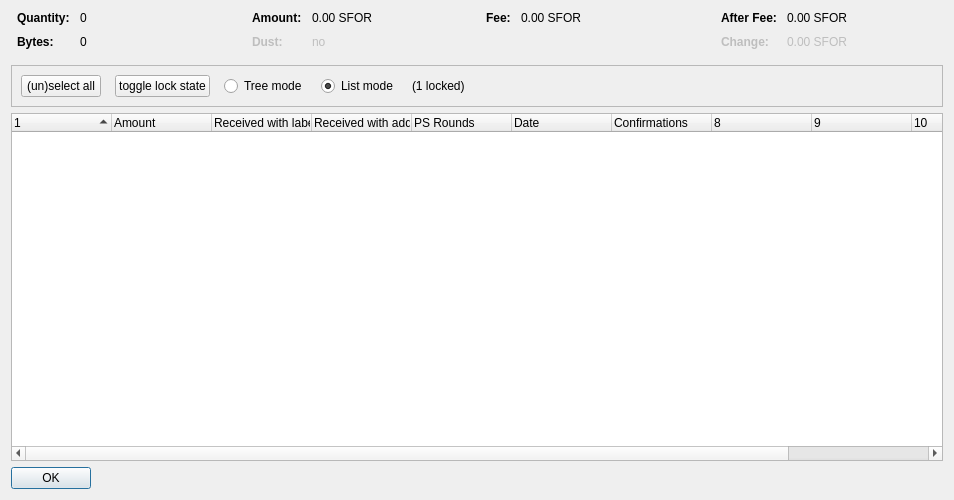
<?xml version="1.0" encoding="UTF-8"?>
<ui version="4.0">
 <class>CoinControlDialog</class>
 <widget class="QDialog" name="CoinControlDialog">
  <property name="geometry">
   <rect>
    <x>0</x>
    <y>0</y>
    <width>954</width>
    <height>500</height>
   </rect>
  </property>
  <property name="windowTitle">
   <string>Coin Selection</string>
  </property>
  <layout class="QVBoxLayout" name="verticalLayout">
   <item>
    <layout class="QHBoxLayout" name="horizontalLayoutTop" stretch="0,0,0,0">
     <property name="topMargin">
      <number>0</number>
     </property>
     <property name="bottomMargin">
      <number>10</number>
     </property>
     <item>
      <layout class="QFormLayout" name="formLayoutCoinControl1">
       <property name="horizontalSpacing">
        <number>10</number>
       </property>
       <property name="verticalSpacing">
        <number>10</number>
       </property>
       <property name="leftMargin">
        <number>6</number>
       </property>
       <property name="rightMargin">
        <number>6</number>
       </property>
       <item row="0" column="0">
        <widget class="QLabel" name="labelCoinControlQuantityText">
         <property name="font">
          <font>
           <weight>75</weight>
           <bold>true</bold>
          </font>
         </property>
         <property name="text">
          <string>Quantity:</string>
         </property>
        </widget>
       </item>
       <item row="0" column="1">
        <widget class="QLabel" name="labelCoinControlQuantity">
         <property name="cursor">
          <cursorShape>IBeamCursor</cursorShape>
         </property>
         <property name="contextMenuPolicy">
          <enum>Qt::ActionsContextMenu</enum>
         </property>
         <property name="text">
          <string notr="true">0</string>
         </property>
         <property name="textInteractionFlags">
          <set>Qt::LinksAccessibleByMouse|Qt::TextSelectableByKeyboard|Qt::TextSelectableByMouse</set>
         </property>
        </widget>
       </item>
       <item row="1" column="0">
        <widget class="QLabel" name="labelCoinControlBytesText">
         <property name="font">
          <font>
           <weight>75</weight>
           <bold>true</bold>
          </font>
         </property>
         <property name="text">
          <string>Bytes:</string>
         </property>
        </widget>
       </item>
       <item row="1" column="1">
        <widget class="QLabel" name="labelCoinControlBytes">
         <property name="cursor">
          <cursorShape>IBeamCursor</cursorShape>
         </property>
         <property name="contextMenuPolicy">
          <enum>Qt::ActionsContextMenu</enum>
         </property>
         <property name="text">
          <string notr="true">0</string>
         </property>
         <property name="textInteractionFlags">
          <set>Qt::LinksAccessibleByMouse|Qt::TextSelectableByKeyboard|Qt::TextSelectableByMouse</set>
         </property>
        </widget>
       </item>
      </layout>
     </item>
     <item>
      <layout class="QFormLayout" name="formLayoutCoinControl2">
       <property name="horizontalSpacing">
        <number>10</number>
       </property>
       <property name="verticalSpacing">
        <number>10</number>
       </property>
       <property name="leftMargin">
        <number>6</number>
       </property>
       <property name="rightMargin">
        <number>6</number>
       </property>
       <item row="0" column="0">
        <widget class="QLabel" name="labelCoinControlAmountText">
         <property name="font">
          <font>
           <weight>75</weight>
           <bold>true</bold>
          </font>
         </property>
         <property name="text">
          <string>Amount:</string>
         </property>
        </widget>
       </item>
       <item row="0" column="1">
        <widget class="QLabel" name="labelCoinControlAmount">
         <property name="cursor">
          <cursorShape>IBeamCursor</cursorShape>
         </property>
         <property name="contextMenuPolicy">
          <enum>Qt::ActionsContextMenu</enum>
         </property>
         <property name="text">
          <string notr="true">0.00 SFOR</string>
         </property>
         <property name="textInteractionFlags">
          <set>Qt::LinksAccessibleByMouse|Qt::TextSelectableByKeyboard|Qt::TextSelectableByMouse</set>
         </property>
        </widget>
       </item>
       <item row="1" column="0">
        <widget class="QLabel" name="labelCoinControlLowOutputText">
         <property name="enabled">
          <bool>false</bool>
         </property>
         <property name="font">
          <font>
           <weight>75</weight>
           <bold>true</bold>
          </font>
         </property>
         <property name="text">
          <string>Dust:</string>
         </property>
        </widget>
       </item>
       <item row="1" column="1">
        <widget class="QLabel" name="labelCoinControlLowOutput">
         <property name="enabled">
          <bool>false</bool>
         </property>
         <property name="cursor">
          <cursorShape>IBeamCursor</cursorShape>
         </property>
         <property name="contextMenuPolicy">
          <enum>Qt::ActionsContextMenu</enum>
         </property>
         <property name="text">
          <string notr="true">no</string>
         </property>
         <property name="textInteractionFlags">
          <set>Qt::LinksAccessibleByMouse|Qt::TextSelectableByKeyboard|Qt::TextSelectableByMouse</set>
         </property>
        </widget>
       </item>
      </layout>
     </item>
     <item>
      <layout class="QFormLayout" name="formLayoutCoinControl3">
       <property name="horizontalSpacing">
        <number>10</number>
       </property>
       <property name="verticalSpacing">
        <number>10</number>
       </property>
       <property name="leftMargin">
        <number>6</number>
       </property>
       <property name="rightMargin">
        <number>6</number>
       </property>
       <item row="0" column="0">
        <widget class="QLabel" name="labelCoinControlFeeText">
         <property name="font">
          <font>
           <weight>75</weight>
           <bold>true</bold>
          </font>
         </property>
         <property name="text">
          <string>Fee:</string>
         </property>
        </widget>
       </item>
       <item row="0" column="1">
        <widget class="QLabel" name="labelCoinControlFee">
         <property name="cursor">
          <cursorShape>IBeamCursor</cursorShape>
         </property>
         <property name="contextMenuPolicy">
          <enum>Qt::ActionsContextMenu</enum>
         </property>
         <property name="text">
          <string notr="true">0.00 SFOR</string>
         </property>
         <property name="textInteractionFlags">
          <set>Qt::LinksAccessibleByMouse|Qt::TextSelectableByKeyboard|Qt::TextSelectableByMouse</set>
         </property>
        </widget>
       </item>
      </layout>
     </item>
     <item>
      <layout class="QFormLayout" name="formLayoutCoinControl4">
       <property name="horizontalSpacing">
        <number>10</number>
       </property>
       <property name="verticalSpacing">
        <number>10</number>
       </property>
       <property name="leftMargin">
        <number>6</number>
       </property>
       <property name="rightMargin">
        <number>6</number>
       </property>
       <item row="0" column="0">
        <widget class="QLabel" name="labelCoinControlAfterFeeText">
         <property name="font">
          <font>
           <weight>75</weight>
           <bold>true</bold>
          </font>
         </property>
         <property name="text">
          <string>After Fee:</string>
         </property>
        </widget>
       </item>
       <item row="0" column="1">
        <widget class="QLabel" name="labelCoinControlAfterFee">
         <property name="cursor">
          <cursorShape>IBeamCursor</cursorShape>
         </property>
         <property name="contextMenuPolicy">
          <enum>Qt::ActionsContextMenu</enum>
         </property>
         <property name="text">
          <string notr="true">0.00 SFOR</string>
         </property>
         <property name="textInteractionFlags">
          <set>Qt::LinksAccessibleByMouse|Qt::TextSelectableByKeyboard|Qt::TextSelectableByMouse</set>
         </property>
        </widget>
       </item>
       <item row="1" column="0">
        <widget class="QLabel" name="labelCoinControlChangeText">
         <property name="enabled">
          <bool>false</bool>
         </property>
         <property name="font">
          <font>
           <weight>75</weight>
           <bold>true</bold>
          </font>
         </property>
         <property name="text">
          <string>Change:</string>
         </property>
        </widget>
       </item>
       <item row="1" column="1">
        <widget class="QLabel" name="labelCoinControlChange">
         <property name="enabled">
          <bool>false</bool>
         </property>
         <property name="cursor">
          <cursorShape>IBeamCursor</cursorShape>
         </property>
         <property name="contextMenuPolicy">
          <enum>Qt::ActionsContextMenu</enum>
         </property>
         <property name="text">
          <string notr="true">0.00 SFOR</string>
         </property>
         <property name="textInteractionFlags">
          <set>Qt::LinksAccessibleByMouse|Qt::TextSelectableByKeyboard|Qt::TextSelectableByMouse</set>
         </property>
        </widget>
       </item>
      </layout>
     </item>
    </layout>
   </item>
   <item>
    <widget class="QFrame" name="frame">
     <property name="minimumSize">
      <size>
       <width>0</width>
       <height>40</height>
      </size>
     </property>
     <property name="frameShape">
      <enum>QFrame::StyledPanel</enum>
     </property>
     <property name="frameShadow">
      <enum>QFrame::Sunken</enum>
     </property>
     <layout class="QHBoxLayout" name="horizontalLayout">
      <item>
       <layout class="QHBoxLayout" name="horizontalLayoutPanel" stretch="0,0,0,0,0,0">
        <property name="spacing">
         <number>14</number>
        </property>
        <item>
         <widget class="QPushButton" name="pushButtonSelectAll">
          <property name="sizePolicy">
           <sizepolicy hsizetype="Maximum" vsizetype="Fixed">
            <horstretch>0</horstretch>
            <verstretch>0</verstretch>
           </sizepolicy>
          </property>
          <property name="text">
           <string>(un)select all</string>
          </property>
          <property name="autoDefault">
           <bool>false</bool>
          </property>
         </widget>
        </item>
        <item>
         <widget class="QPushButton" name="pushButtonToggleLock">
          <property name="sizePolicy">
           <sizepolicy hsizetype="Maximum" vsizetype="Fixed">
            <horstretch>0</horstretch>
            <verstretch>0</verstretch>
           </sizepolicy>
          </property>
          <property name="text">
           <string>toggle lock state</string>
          </property>
          <property name="autoDefault">
           <bool>false</bool>
          </property>
         </widget>
        </item>
        <item>
         <widget class="QRadioButton" name="radioTreeMode">
          <property name="sizePolicy">
           <sizepolicy hsizetype="Maximum" vsizetype="Fixed">
            <horstretch>0</horstretch>
            <verstretch>0</verstretch>
           </sizepolicy>
          </property>
          <property name="text">
           <string>Tree mode</string>
          </property>
         </widget>
        </item>
        <item>
         <widget class="QRadioButton" name="radioListMode">
          <property name="sizePolicy">
           <sizepolicy hsizetype="Maximum" vsizetype="Fixed">
            <horstretch>0</horstretch>
            <verstretch>0</verstretch>
           </sizepolicy>
          </property>
          <property name="text">
           <string>List mode</string>
          </property>
          <property name="checked">
           <bool>true</bool>
          </property>
         </widget>
        </item>
        <item>
         <widget class="QLabel" name="labelLocked">
          <property name="text">
           <string>(1 locked)</string>
          </property>
         </widget>
        </item>
        <item>
         <spacer name="horizontalSpacer">
          <property name="orientation">
           <enum>Qt::Horizontal</enum>
          </property>
          <property name="sizeHint" stdset="0">
           <size>
            <width>40</width>
            <height>20</height>
           </size>
          </property>
         </spacer>
        </item>
       </layout>
      </item>
     </layout>
    </widget>
   </item>
   <item>
    <widget class="CoinControlTreeWidget" name="treeWidget">
     <property name="contextMenuPolicy">
      <enum>Qt::CustomContextMenu</enum>
     </property>
     <property name="sortingEnabled">
      <bool>false</bool>
     </property>
     <property name="columnCount">
      <number>11</number>
     </property>
     <attribute name="headerShowSortIndicator" stdset="0">
      <bool>true</bool>
     </attribute>
     <attribute name="headerStretchLastSection">
      <bool>false</bool>
     </attribute>
     <column>
      <property name="text">
       <string/>
      </property>
     </column>
     <column>
      <property name="text">
       <string>Amount</string>
      </property>
     </column>
     <column>
      <property name="text">
       <string>Received with label</string>
      </property>
     </column>
     <column>
      <property name="text">
       <string>Received with address</string>
      </property>
     </column>
     <column>
      <property name="text">
       <string>PS Rounds</string>
      </property>
     </column>
     <column>
      <property name="text">
       <string>Date</string>
      </property>
     </column>
     <column>
      <property name="text">
       <string>Confirmations</string>
      </property>
      <property name="toolTip">
       <string>Confirmed</string>
      </property>
     </column>
     <column>
      <property name="text">
       <string/>
      </property>
     </column>
     <column>
      <property name="text">
       <string/>
      </property>
     </column>
     <column>
      <property name="text">
       <string/>
      </property>
     </column>
     <column>
      <property name="text">
       <string/>
      </property>
     </column>
    </widget>
   </item>
   <item>
    <widget class="QDialogButtonBox" name="buttonBox">
     <property name="sizePolicy">
      <sizepolicy hsizetype="Maximum" vsizetype="Fixed">
       <horstretch>0</horstretch>
       <verstretch>0</verstretch>
      </sizepolicy>
     </property>
     <property name="orientation">
      <enum>Qt::Horizontal</enum>
     </property>
     <property name="standardButtons">
      <set>QDialogButtonBox::Ok</set>
     </property>
    </widget>
   </item>
  </layout>
 </widget>
 <customwidgets>
  <customwidget>
   <class>CoinControlTreeWidget</class>
   <extends>QTreeWidget</extends>
   <header>coincontroltreewidget.h</header>
  </customwidget>
 </customwidgets>
 <resources/>
 <connections/>
</ui>
